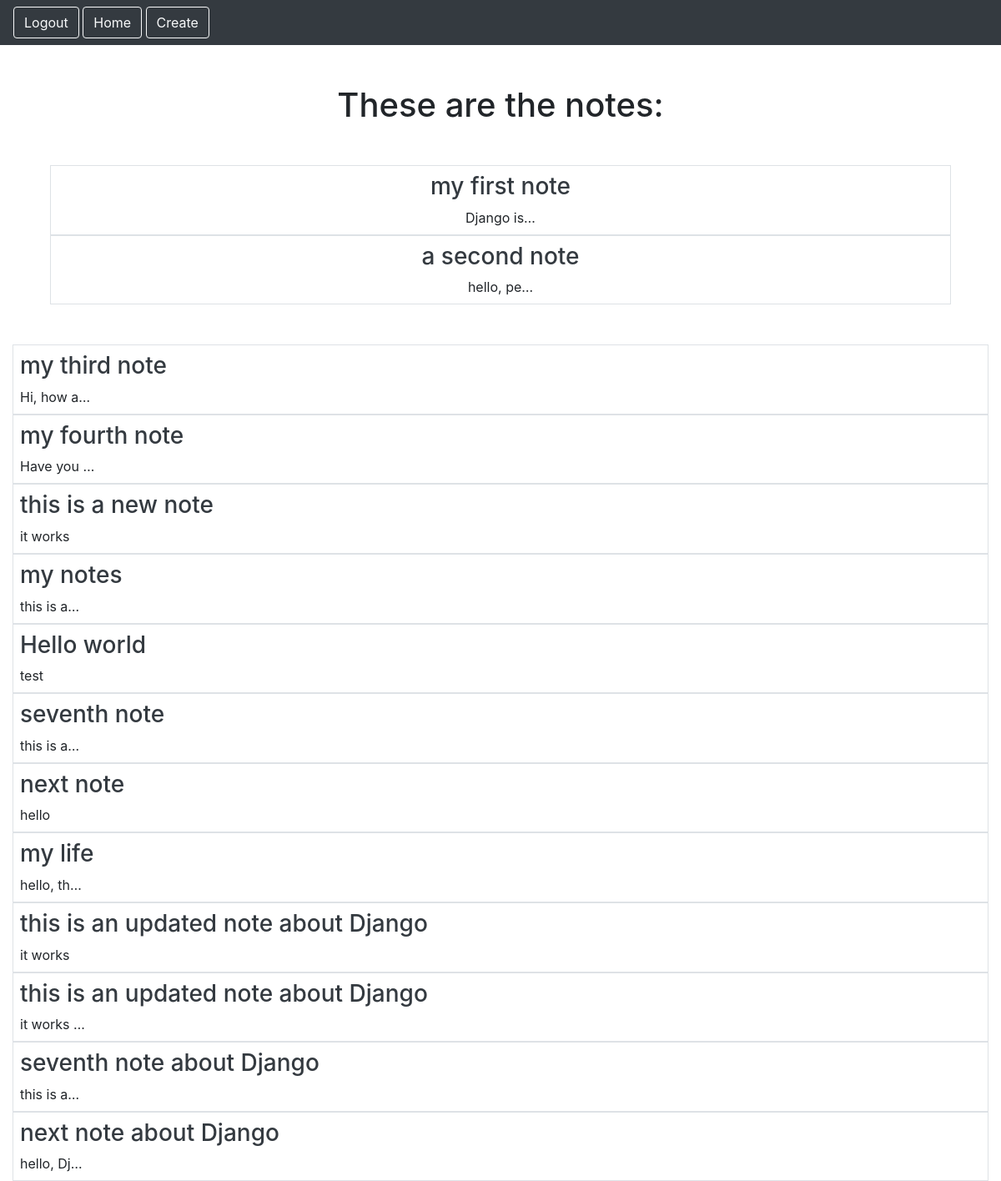
The app's page /smart/notes (signed in), older data.
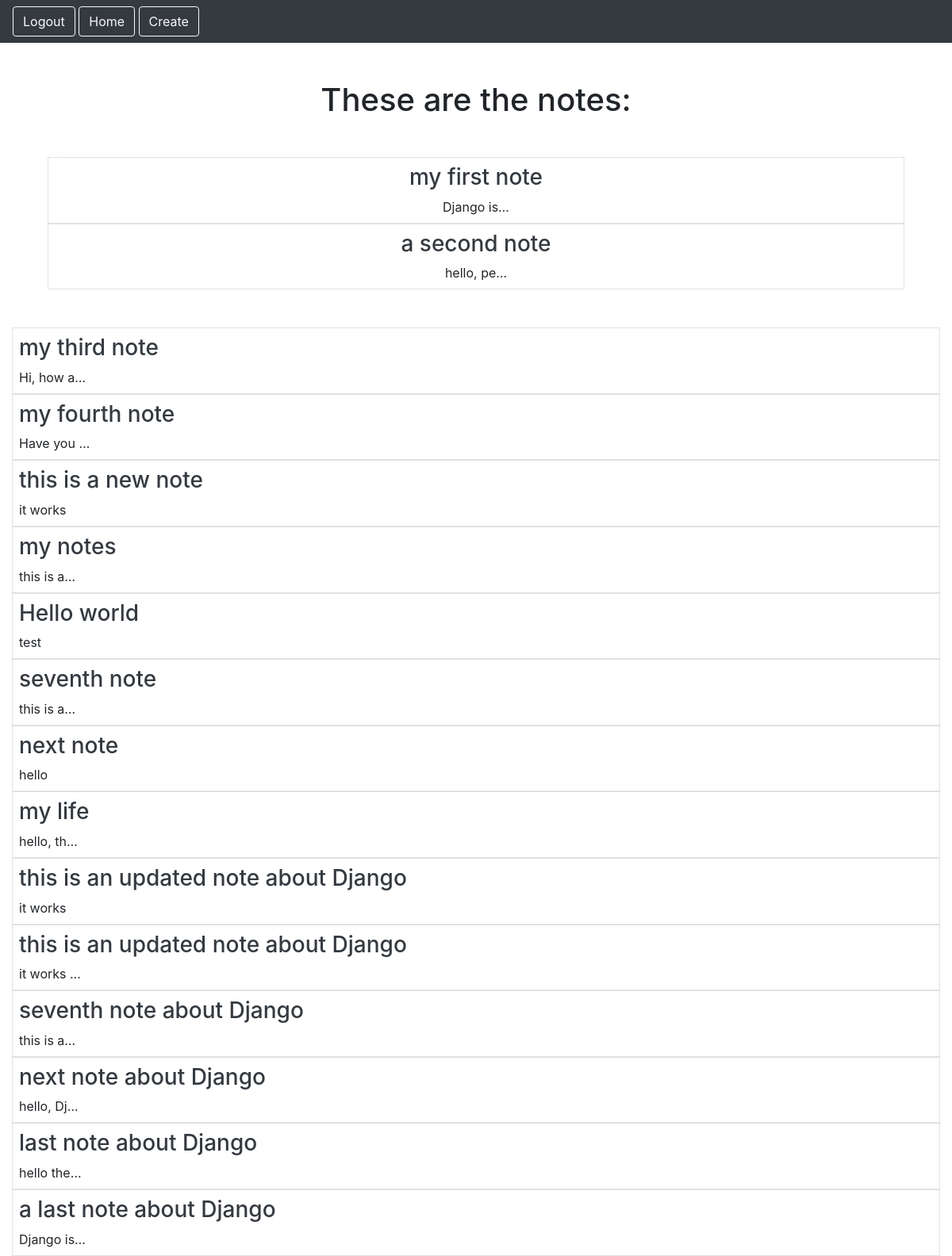
The same page, newer data.
### notes/models.py (models this page shows)
class Notes(models.Model):
    title = models.CharField(max_length=200)
    notes = models.TextField()
    created = models.DateTimeField(auto_now_add=True)
    user = models.ForeignKey(User, on_delete=models.CASCADE, related_name="notes")

### notes/views.py (the view)
# urls.py: path('notes', views.NotesListView.as_view(), name="notes.list"),
class NotesListView(LoginRequiredMixin, ListView):
    model = Notes
    context_object_name = "notes"
    login_url = "/admin"
    def get_queryset(self):
        return self.request.user.notes.all()

### notes/templates/notes/notes_list.html
{% extends 'base.html' %}
{% block content %}
    <h1 class="my-5">These are the notes:</h1>
    <div class="row-cols3 g-2">
        {% for note in notes %}
        <div class="col">
            <div class="p-2 border">
                <a href="{% url 'notes.detail' pk=note.id %}" class="text-dark text-decoration-non">
                    <h3>{{ note.title }}</h3>
                </a>
                {{ note.notes|truncatechars:10 }}
            </div>
        </div>
    </div>
        {% endfor %}
{% endblock %}

### static/templates/base.html (shortened to what this page needs)
{% load static %}
<html>
    <head>
        <link rel="stylesheet" href="https://cdn.jsdelivr.net/npm/bootstrap@4.6.2/dist/css/bootstrap.min.css">
    </head>
    <body>
        <nav class='navbar navbar-dark bg-dark'>
            <div class="ms-auto">
                {% if user.is_authenticated %}
                <a href="{% url 'logout' %}" class="btn btn-outline-light me-1">Logout</a>
                <a href="{% url 'notes.list' %}" class="btn btn-outline-light me-1">Home</a>
                <a href="{% url 'notes.create' %}" class="btn btn-outline-light me-1">Create</a>
                {% else %}
                <a href="{% url 'login' %}" class="btn btn-outline-light me-1">Login</a>
                <a href="{% url 'signup' %}" class="btn btn-outline-light me-1">Signup</a>
                {% endif %}
            </div>
        </nav>
    <div class="my-5 text-center container">
        {% block content %}
        {% endblock %}
    </body>
</html>

Row changes from the older to the newer data that the page shows:
added Notes: title "last note about Django", notes "hello the…"
added Notes: title "a last note about Django", notes "Django is…"
